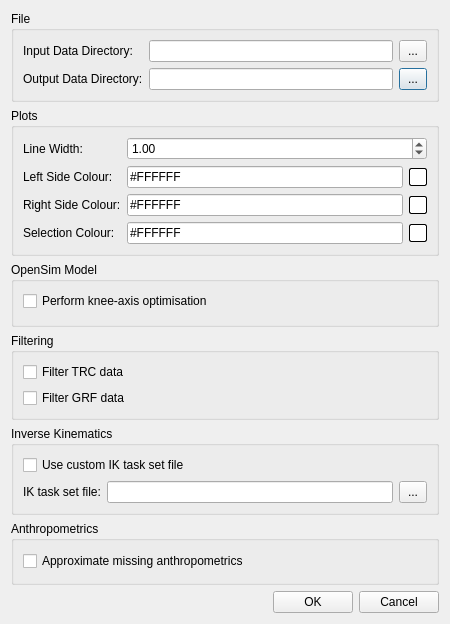
<?xml version="1.0" encoding="UTF-8"?>
<ui version="4.0">
 <class>OptionsDialog</class>
 <widget class="QDialog" name="OptionsDialog">
  <property name="geometry">
   <rect>
    <x>0</x>
    <y>0</y>
    <width>450</width>
    <height>624</height>
   </rect>
  </property>
  <property name="windowTitle">
   <string>Options</string>
  </property>
  <layout class="QVBoxLayout" name="verticalLayout">
   <item>
    <widget class="QGroupBox" name="groupBox_3">
     <property name="title">
      <string>File</string>
     </property>
     <layout class="QFormLayout" name="formLayout_3">
      <item row="0" column="0">
       <widget class="QLabel" name="labelInputDirectory">
        <property name="text">
         <string>Input Data Directory:</string>
        </property>
       </widget>
      </item>
      <item row="1" column="0">
       <widget class="QLabel" name="labelOutputDirectory">
        <property name="text">
         <string>Output Data Directory:</string>
        </property>
       </widget>
      </item>
      <item row="1" column="1">
       <layout class="QHBoxLayout" name="horizontalLayout">
        <item>
         <widget class="QLineEdit" name="lineEditRootOutput"/>
        </item>
        <item>
         <widget class="QPushButton" name="pushButtonRootOutputChooser">
          <property name="sizePolicy">
           <sizepolicy hsizetype="Fixed" vsizetype="Fixed">
            <horstretch>0</horstretch>
            <verstretch>0</verstretch>
           </sizepolicy>
          </property>
          <property name="styleSheet">
           <string notr="true">padding: 3px 8px;</string>
          </property>
          <property name="text">
           <string>...</string>
          </property>
         </widget>
        </item>
       </layout>
      </item>
      <item row="0" column="1">
       <layout class="QHBoxLayout" name="horizontalLayout_2">
        <item>
         <widget class="QLineEdit" name="lineEditRootInput"/>
        </item>
        <item>
         <widget class="QPushButton" name="pushButtonRootInputChooser">
          <property name="sizePolicy">
           <sizepolicy hsizetype="Fixed" vsizetype="Fixed">
            <horstretch>0</horstretch>
            <verstretch>0</verstretch>
           </sizepolicy>
          </property>
          <property name="styleSheet">
           <string notr="true">padding: 3px 8px;</string>
          </property>
          <property name="text">
           <string>...</string>
          </property>
         </widget>
        </item>
       </layout>
      </item>
     </layout>
    </widget>
   </item>
   <item>
    <widget class="QGroupBox" name="groupBox">
     <property name="title">
      <string>Plots</string>
     </property>
     <layout class="QFormLayout" name="formLayout">
      <item row="0" column="0">
       <widget class="QLabel" name="labelLineWidth">
        <property name="text">
         <string>Line Width:</string>
        </property>
       </widget>
      </item>
      <item row="0" column="1">
       <widget class="QDoubleSpinBox" name="doubleSpinBoxLineWidth">
        <property name="value">
         <double>1.000000000000000</double>
        </property>
       </widget>
      </item>
      <item row="2" column="0">
       <widget class="QLabel" name="label">
        <property name="text">
         <string>Left Side Colour:</string>
        </property>
       </widget>
      </item>
      <item row="4" column="0">
       <widget class="QLabel" name="label_2">
        <property name="text">
         <string>Right Side Colour:</string>
        </property>
       </widget>
      </item>
      <item row="6" column="0">
       <widget class="QLabel" name="label_3">
        <property name="text">
         <string>Selection Colour:</string>
        </property>
       </widget>
      </item>
      <item row="2" column="1">
       <layout class="QHBoxLayout" name="horizontalLayout_4">
        <item>
         <widget class="QLineEdit" name="lineEditLeftColour">
          <property name="text">
           <string>#FFFFFF</string>
          </property>
          <property name="maxLength">
           <number>7</number>
          </property>
         </widget>
        </item>
        <item>
         <widget class="QLabel" name="labelLeftColour">
          <property name="sizePolicy">
           <sizepolicy hsizetype="Fixed" vsizetype="Fixed">
            <horstretch>0</horstretch>
            <verstretch>0</verstretch>
           </sizepolicy>
          </property>
          <property name="minimumSize">
           <size>
            <width>18</width>
            <height>18</height>
           </size>
          </property>
          <property name="styleSheet">
           <string notr="true">border: 1px solid black;
border-radius: 2px; 
background-color: #FFFFFF</string>
          </property>
          <property name="text">
           <string/>
          </property>
         </widget>
        </item>
       </layout>
      </item>
      <item row="4" column="1">
       <layout class="QHBoxLayout" name="horizontalLayout_5">
        <item>
         <widget class="QLineEdit" name="lineEditRightColour">
          <property name="text">
           <string>#FFFFFF</string>
          </property>
          <property name="maxLength">
           <number>7</number>
          </property>
         </widget>
        </item>
        <item>
         <widget class="QLabel" name="labelRightColour">
          <property name="sizePolicy">
           <sizepolicy hsizetype="Fixed" vsizetype="Fixed">
            <horstretch>0</horstretch>
            <verstretch>0</verstretch>
           </sizepolicy>
          </property>
          <property name="minimumSize">
           <size>
            <width>18</width>
            <height>18</height>
           </size>
          </property>
          <property name="styleSheet">
           <string notr="true">border: 1px solid black;
border-radius: 2px; 
background-color: #FFFFFF</string>
          </property>
          <property name="text">
           <string/>
          </property>
         </widget>
        </item>
       </layout>
      </item>
      <item row="6" column="1">
       <layout class="QHBoxLayout" name="horizontalLayout_6">
        <item>
         <widget class="QLineEdit" name="lineEditSelectionColour">
          <property name="text">
           <string>#FFFFFF</string>
          </property>
          <property name="maxLength">
           <number>7</number>
          </property>
         </widget>
        </item>
        <item>
         <widget class="QLabel" name="labelSelectionColour">
          <property name="sizePolicy">
           <sizepolicy hsizetype="Fixed" vsizetype="Fixed">
            <horstretch>0</horstretch>
            <verstretch>0</verstretch>
           </sizepolicy>
          </property>
          <property name="minimumSize">
           <size>
            <width>18</width>
            <height>18</height>
           </size>
          </property>
          <property name="styleSheet">
           <string notr="true">border: 1px solid black;
border-radius: 2px; 
background-color: #FFFFFF</string>
          </property>
          <property name="text">
           <string/>
          </property>
         </widget>
        </item>
       </layout>
      </item>
     </layout>
    </widget>
   </item>
   <item>
    <widget class="QGroupBox" name="groupBox_2">
     <property name="title">
      <string>OpenSim Model</string>
     </property>
     <layout class="QFormLayout" name="formLayout_2">
      <item row="0" column="0">
       <widget class="QCheckBox" name="checkBoxOptimiseKneeAxis">
        <property name="text">
         <string>Perform knee-axis optimisation</string>
        </property>
        <property name="checked">
         <bool>false</bool>
        </property>
       </widget>
      </item>
     </layout>
    </widget>
   </item>
   <item>
    <widget class="QGroupBox" name="groupBox_4">
     <property name="title">
      <string>Filtering</string>
     </property>
     <layout class="QGridLayout" name="gridLayout">
      <item row="0" column="0">
       <widget class="QCheckBox" name="checkBoxFilterTRC">
        <property name="text">
         <string>Filter TRC data</string>
        </property>
       </widget>
      </item>
      <item row="1" column="0">
       <widget class="QCheckBox" name="checkBoxFilterGRF">
        <property name="text">
         <string>Filter GRF data</string>
        </property>
       </widget>
      </item>
     </layout>
    </widget>
   </item>
   <item>
    <widget class="QGroupBox" name="groupBox_5">
     <property name="title">
      <string>Inverse Kinematics</string>
     </property>
     <layout class="QVBoxLayout" name="verticalLayout_2">
      <item>
       <widget class="QCheckBox" name="checkBoxCustomTaskSet">
        <property name="text">
         <string>Use custom IK task set file</string>
        </property>
       </widget>
      </item>
      <item>
       <layout class="QHBoxLayout" name="horizontalLayout_7">
        <item>
         <widget class="QLabel" name="labelIKTaskSet">
          <property name="text">
           <string>IK task set file:</string>
          </property>
         </widget>
        </item>
        <item>
         <widget class="QLineEdit" name="lineEditIKTaskSet"/>
        </item>
        <item>
         <widget class="QPushButton" name="pushButtonIKTaskSetChooser">
          <property name="sizePolicy">
           <sizepolicy hsizetype="Fixed" vsizetype="Fixed">
            <horstretch>0</horstretch>
            <verstretch>0</verstretch>
           </sizepolicy>
          </property>
          <property name="styleSheet">
           <string notr="true">padding: 3px 8px;</string>
          </property>
          <property name="text">
           <string>...</string>
          </property>
         </widget>
        </item>
       </layout>
      </item>
     </layout>
    </widget>
   </item>
   <item>
    <widget class="QGroupBox" name="groupBox_6">
     <property name="title">
      <string>Anthropometrics</string>
     </property>
     <layout class="QVBoxLayout" name="verticalLayout_3">
      <item>
       <widget class="QCheckBox" name="checkBoxApproximateAnthropometrics">
        <property name="text">
         <string>Approximate missing anthropometrics</string>
        </property>
       </widget>
      </item>
     </layout>
    </widget>
   </item>
   <item>
    <layout class="QHBoxLayout" name="horizontalLayout_3">
     <item>
      <spacer name="horizontalSpacer">
       <property name="orientation">
        <enum>Qt::Orientation::Horizontal</enum>
       </property>
       <property name="sizeHint" stdset="0">
        <size>
         <width>40</width>
         <height>20</height>
        </size>
       </property>
      </spacer>
     </item>
     <item>
      <widget class="QPushButton" name="pushButtonOK">
       <property name="text">
        <string>OK</string>
       </property>
      </widget>
     </item>
     <item>
      <widget class="QPushButton" name="pushButtonCancel">
       <property name="text">
        <string>Cancel</string>
       </property>
      </widget>
     </item>
    </layout>
   </item>
  </layout>
 </widget>
 <resources/>
 <connections>
  <connection>
   <sender>pushButtonOK</sender>
   <signal>clicked()</signal>
   <receiver>OptionsDialog</receiver>
   <slot>accept()</slot>
   <hints>
    <hint type="sourcelabel">
     <x>321</x>
     <y>331</y>
    </hint>
    <hint type="destinationlabel">
     <x>224</x>
     <y>176</y>
    </hint>
   </hints>
  </connection>
  <connection>
   <sender>pushButtonCancel</sender>
   <signal>clicked()</signal>
   <receiver>OptionsDialog</receiver>
   <slot>reject()</slot>
   <hints>
    <hint type="sourcelabel">
     <x>402</x>
     <y>331</y>
    </hint>
    <hint type="destinationlabel">
     <x>224</x>
     <y>176</y>
    </hint>
   </hints>
  </connection>
 </connections>
</ui>
